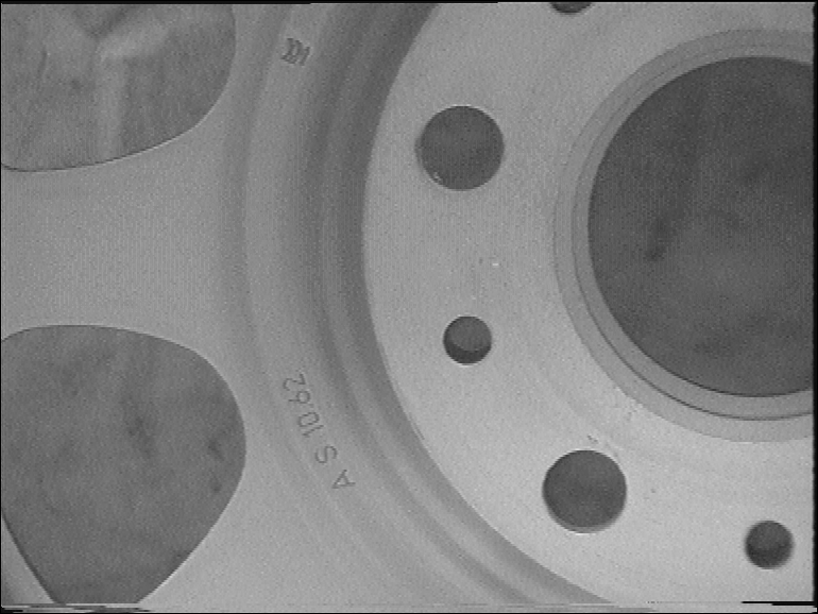
//> input picture 2182.png, 818 x 614 px
$ ./main 2182.png   (built with g++ and OpenCV 4)
//> lines starting //> are read from the running program, lines starting //| are printed output that depends on the picture; after the words box and inside, x2 and y2 are one past the last pixel; in counts of white or black regions, pixels touching at a corner belong together
#include <opencv2/core.hpp>
#include <opencv2/highgui.hpp>
#include <opencv2/imgcodecs.hpp>
#include <opencv2/imgproc.hpp>

#include <algorithm>
#include <iostream>
#include <string>
#include <vector>

bool countObjects(const std::string& imagePath, cv::Mat& result, cv::Mat& binary)
{
    const cv::Mat image = cv::imread(imagePath, cv::IMREAD_COLOR);
    if (image.empty())
    {
        std::cerr << "Cannot read " << imagePath << "\n";
        return false;
    }

    const std::string filename = imagePath.substr(imagePath.find_last_of("/\\") + 1);
    const bool countHoles = filename == "2182.png";
    // Restrict hole detection to the right half of the wheel.
    cv::Rect detectionArea(0, 0, image.cols, image.rows);
    if (countHoles)
    {
        detectionArea.x = image.cols / 2;
        detectionArea.width -= detectionArea.x;
    }
    cv::Mat gray;
    cv::cvtColor(image(detectionArea), gray, cv::COLOR_BGR2GRAY);
    cv::medianBlur(gray, gray, 3);
    cv::Mat foreground;
    const int thresholdMode = countHoles ? cv::THRESH_BINARY_INV : cv::THRESH_BINARY;
    const double thresholdValue = cv::threshold(
        gray, foreground, 0, 255, thresholdMode | cv::THRESH_OTSU);
    if (!countHoles && cv::countNonZero(foreground) > foreground.total() / 2)
    {
        cv::bitwise_not(foreground, foreground);
    }

    binary = cv::Mat::zeros(image.size(), CV_8UC1);
    cv::Mat labels, stats, centers;
    const int labelCount = cv::connectedComponentsWithStats(
        foreground, labels, stats, centers, 8, CV_32S);

    const int minArea = 500; // Reject dust and small marks in the source image.
    cv::Mat annotated = image.clone();
    int count = 0;
    for (int label = 1; label < labelCount; ++label)
    {
        const cv::Rect box(
            stats.at<int>(label, cv::CC_STAT_LEFT),
            stats.at<int>(label, cv::CC_STAT_TOP),
            stats.at<int>(label, cv::CC_STAT_WIDTH),
            stats.at<int>(label, cv::CC_STAT_HEIGHT));
        // Reject clipped objects and the dark frame.
        const bool touchesBorder = box.x == 0 || box.y == 0
            || box.br().x == foreground.cols || box.br().y == foreground.rows;
        if (touchesBorder || stats.at<int>(label, cv::CC_STAT_AREA) < minArea)
        {
            continue;
        }

        if (countHoles)
        {
            // Keep complete, roughly round holes in the size range seen on this wheel.
            const int shortSide = std::min(box.width, box.height);
            const int longSide = std::max(box.width, box.height);
            if (shortSide < 30 || longSide > 110 || shortSide < 0.75 * longSide)
            {
                continue;
            }
        }

        const cv::Point offset = detectionArea.tl();
        binary(box + offset).setTo(255, labels(box) == label);
        ++count;
        const cv::Point center(cvRound(centers.at<double>(label, 0)),
            cvRound(centers.at<double>(label, 1)));
        cv::rectangle(annotated, box + offset, cv::Scalar(0, 255, 0), 2);
        cv::putText(annotated, std::to_string(count), center + offset,
            cv::FONT_HERSHEY_SIMPLEX, 0.65, cv::Scalar(0, 0, 255), 2, cv::LINE_AA);
    }

    const std::string caption = filename + "  |  Total: " + std::to_string(count);
    cv::copyMakeBorder(annotated, result, 40, 0, 0, 0,
        cv::BORDER_CONSTANT, cv::Scalar(245, 245, 245));
    cv::putText(result, caption, cv::Point(12, 27),
        cv::FONT_HERSHEY_SIMPLEX, 0.7, cv::Scalar(20, 20, 20), 2, cv::LINE_AA);

    std::cout << filename << " | Otsu threshold: " << thresholdValue
        << " | Total: " << count << "\n";
    return true;
}

cv::Mat placeSideBySide(const std::vector<cv::Mat>& images)
{
    constexpr int gap = 12;
    int height = 0;
    int width = -gap;
    for (const cv::Mat& image : images)
    {
        height = std::max(height, image.rows);
        width += image.cols + gap;
    }

    cv::Mat combined(height, width, images.front().type(), cv::Scalar::all(32));
    int x = 0;
    for (const cv::Mat& image : images)
    {
        image.copyTo(combined(cv::Rect(x, 0, image.cols, image.rows)));
        x += image.cols + gap;
    }
    return combined;
}

int main(int argc, char* argv[])
{
    std::vector<std::string> imagePaths;
    bool showWindows = true;
    for (int i = 1; i < argc; ++i)
    {
        const std::string argument = argv[i];
        if (argument == "--no-gui")
        {
            showWindows = false;
        }
        else
        {
            imagePaths.push_back(argument);
        }
    }
    if (imagePaths.empty())
    {
        imagePaths = {"2181.png", "2182.png", "2183.png"};
    }

    std::vector<cv::Mat> results, masks;
    for (const std::string& imagePath : imagePaths)
    {
        cv::Mat result, binary;
        if (!countObjects(imagePath, result, binary))
        {
            return 1;
        }
//> in countObjects, image is the input picture: 614 rows x 818 cols, CV_8UC3; min 0, max 234, mean 128.9
//> in countObjects, `cv::cvtColor(image(detectionArea), gray, cv::COLOR_BGR2GRAY);`:
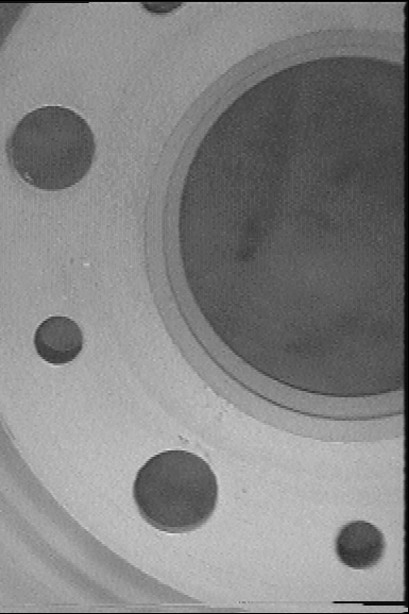
//> gray: 614 rows x 409 cols, CV_8UC1; min 0, max 234, mean 131.2
//> in countObjects, `const double thresholdValue = cv::threshold( gray, foreground, 0, 255,..`:
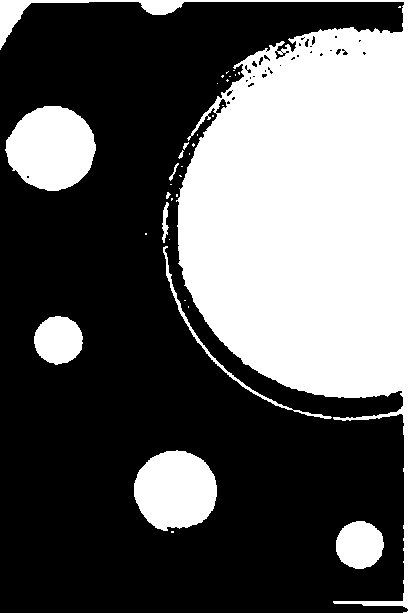
//> foreground: 614 rows x 409 cols, CV_8UC1; 36.4% white; 35 white regions (24 under 20 px), largest, box (x1, y1, x2, y2) and area: (0, 0, 409, 614) 75584, (5, 106, 96, 191) 5813, (134, 450, 217, 531) 5182
//> in countObjects, `const double thresholdValue = cv::threshold( gray, foreground, 0, 255,..`: thresholdValue = 120
//> in countObjects, `const int labelCount = cv::connectedComponentsWithStats( foreground, l..`:
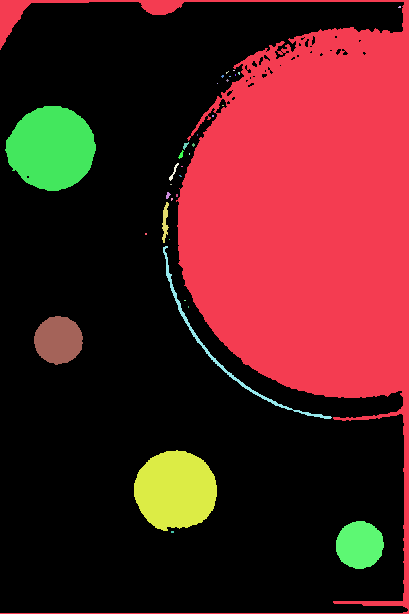
//> labels: 614 rows x 409 cols, CV_32SC1; 36 distinct labels, from 0 to 35; one colour per label, 0 black
//> in countObjects, `const int labelCount = cv::connectedComponentsWithStats( foreground, l..`: stats = 36 rows, first 6: [0, 2, 408, 611, 159780], [0, 0, 409, 614, 75584], [398, 6, 3, 2, 5], [226, 71, 3, 3, 4], [233, 70, 2, 1, 2], [238, 72, 2, 3, 5]; centers = 36 pairs, first value 51.03 to 399.2, second value 6.6 to 544.6; labelCount = 36
//> the loop in countObjects, `for (int label = 1; label < labelCount; ++label)` made 35 passes
//> (box, touchesBorder, shortSide, longSide, center) on passes 12, 32, 33, 34: (Rect(5, 106, 91, 85), false, 85, 91, Point(51, 148)), (Rect(34, 316, 49, 49), false, 49, 49, Point(58, 340)), (Rect(134, 450, 83, 81), false, 81, 83, Point(175, 490)), (Rect(336, 521, 48, 48), false, 48, 48, Point(359, 545))
//> (box, touchesBorder, shortSide, longSide) on pass 29: (Rect(163, 246, 169, 173), false, 169, 173)
//> after the loop in countObjects, `for (int label = 1; label < labelCount; ++label)`:
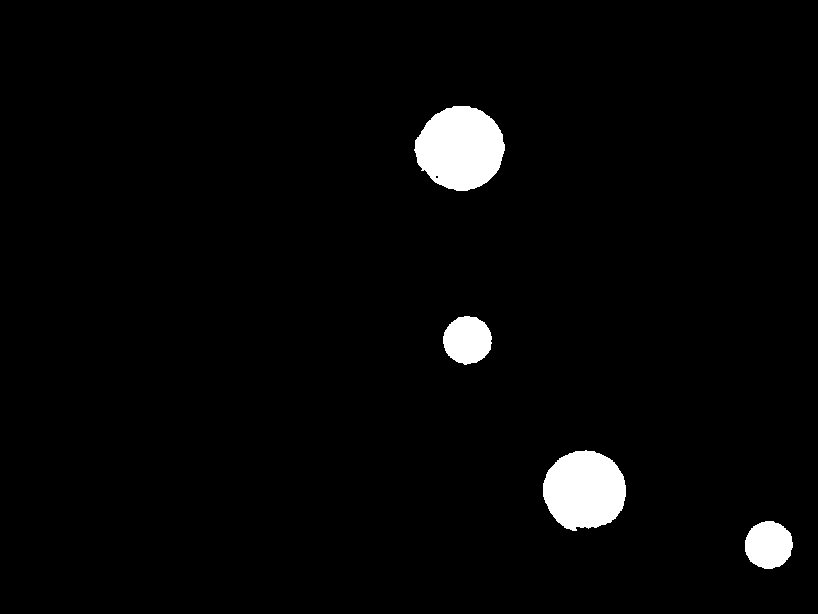
//> binary: 614 rows x 818 cols, CV_8UC1; 2.9% white; 4 white regions, box (x1, y1, x2, y2) and area: (414, 106, 505, 191) 5813, (543, 450, 626, 531) 5182, (443, 316, 492, 365) 1838, (745, 521, 793, 569) 1798
//> after the loop in countObjects, `for (int label = 1; label < labelCount; ++label)`:
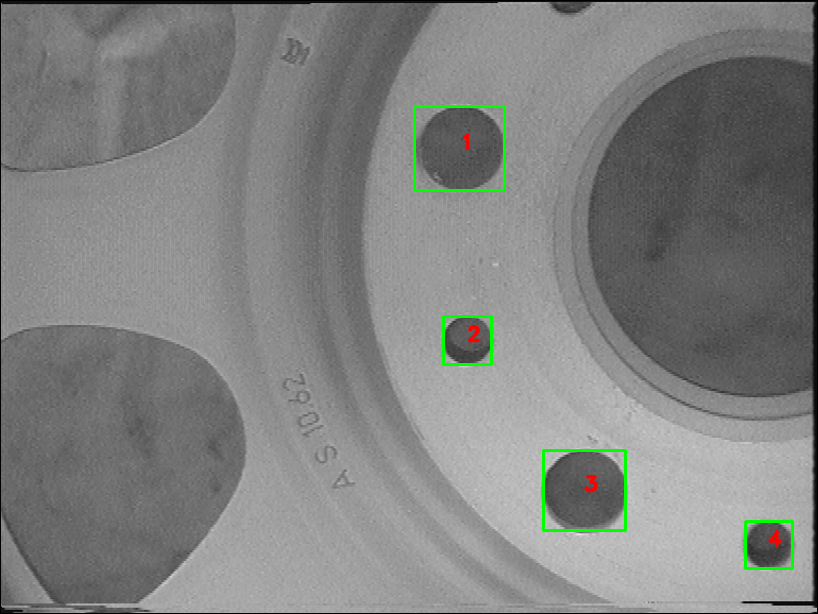
//> annotated: 614 rows x 818 cols, CV_8UC3; 0.75% of pixels changed, all inside (x1, y1, x2, y2) = (413, 105, 794, 570)
//> after the loop in countObjects, `for (int label = 1; label < labelCount; ++label)`: count = 4
//> in countObjects, `const std::string caption = filename + "  |  Total: " + std::to_string..`: caption = "2182.png  |  Total: 4"
//> in countObjects, `cv::copyMakeBorder(annotated, result, 40, 0, 0, 0, cv::BORDER_CONSTANT..`:
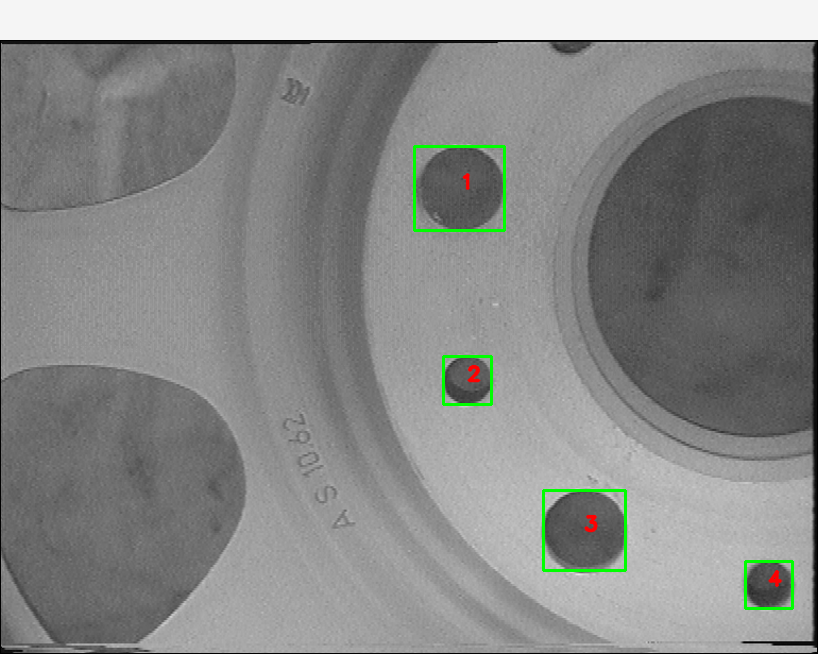
//> result: 654 rows x 818 cols, CV_8UC3; mean B, G, R 135.1, 136.6, 135.3
//> in countObjects, `cv::putText(result, caption, cv::Point(12, 27), cv::FONT_HERSHEY_SIMPL..`:
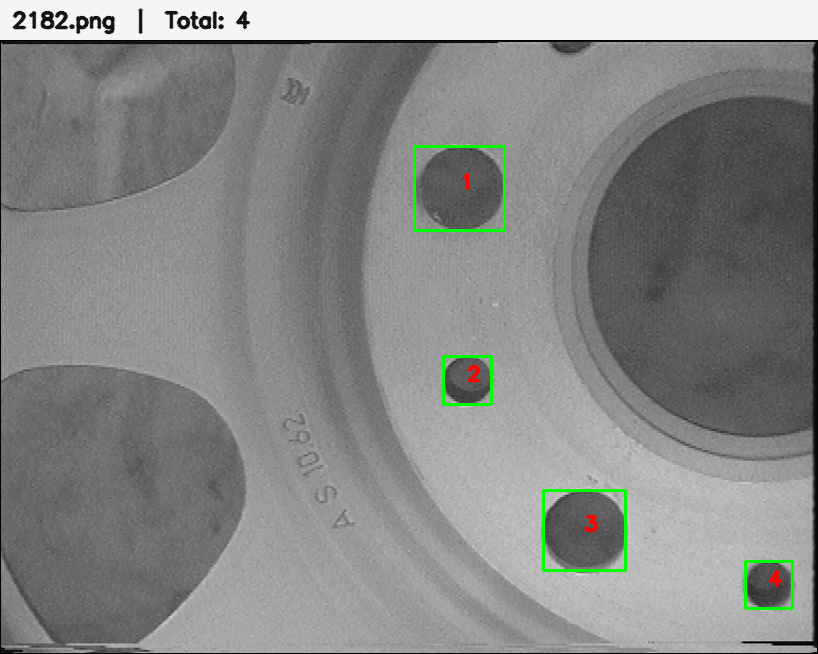
//> result: 654 rows x 818 cols, CV_8UC3; 0.45% of pixels changed, all inside (x1, y1, x2, y2) = (12, 8, 251, 35)
//| 2182.png | Otsu threshold: 120 | Total: 4
        results.push_back(result);
        masks.push_back(binary);
    }

    const cv::Mat combined = placeSideBySide(results);
//> the loop in placeSideBySide, `for (const cv::Mat& image : images)` made 1 pass
//> after the loop in placeSideBySide, `for (const cv::Mat& image : images)`: height = 654; width = 818
//> in placeSideBySide, `cv::Mat combined(height, width, images.front().type(), cv::Scalar::all..`: combined: 654 rows x 818 cols, CV_8UC3; every value is 32
//> after the loop in placeSideBySide, `for (const cv::Mat& image : images)`: x = 830
    const std::string outputPath = "count_result.png";
    if (!cv::imwrite(outputPath, combined))
    {
        std::cerr << "Cannot save " << outputPath << "\n";
        return 1;
    }

    if (showWindows)
    {
        const cv::Mat combinedMasks = placeSideBySide(masks);
//> the loop in placeSideBySide (call 2), `for (const cv::Mat& image : images)` made 1 pass
//> in placeSideBySide (call 2), `cv::Mat combined(height, width, images.front().type(), cv::Scalar::all..`: combined: 614 rows x 818 cols, CV_8UC1; every value is 32
        cv::namedWindow("Binary masks", cv::WINDOW_NORMAL | cv::WINDOW_KEEPRATIO);
        cv::namedWindow("Counting results", cv::WINDOW_NORMAL | cv::WINDOW_KEEPRATIO);
        cv::imshow("Binary masks", combinedMasks);
        cv::imshow("Counting results", combined);
        cv::waitKey(0);
    }
    return 0;
}
